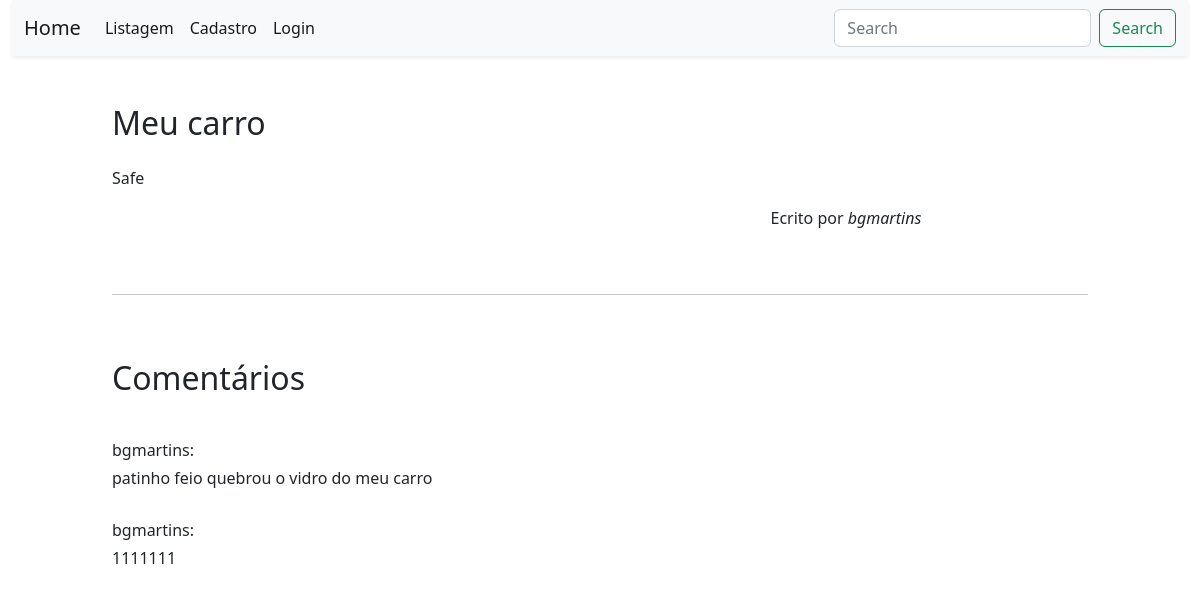
Screenshot of /posts/5/ with the database file from the repository.
### blog/models.py (models this page shows, shortened)
class Post(models.Model):
    autor = models.ForeignKey(settings.AUTH_USER_MODEL, on_delete=models.CASCADE)
    titulo = models.CharField(max_length=200)
    text = models.TextField()
    data_criacao = models.DateTimeField(default=timezone.now)
    data_pub = models.DateTimeField(blank=True, null=True)

class Comment(models.Model):
    user = models.ForeignKey(
        settings.AUTH_USER_MODEL,
        on_delete=models.CASCADE
    )
    post = models.ForeignKey(
        Post,
        on_delete=models.CASCADE,
        related_name='comments'
    )
    date = models.DateTimeField(
        default=timezone.now
    )
    comment = models.TextField(
        max_length=200
    )

### blog/views.py (the view)
# urls.py: path('posts/<int:pk>/', Meu_detalhe.as_view(), name='detalhe'),
class Meu_detalhe(generic.DetailView):
    template_name = "blog/detalhe.html"
    context_object_name = 'post'
    queryset = Post.objects.all()
    def get_context_data(self, **kwargs):
        context = super().get_context_data(**kwargs)
        context.update({
            'form' : CommentForm()
        })
        return context
    def post(self, request, *args, **kwargs):
        form = CommentForm(request.POST)
        post = get_object_or_404(Post, pk=kwargs['pk'])
        if form.is_valid():
            obj = form.save(commit=False)
            obj.user = request.user
            obj.post = post
            obj.save()
            return HttpResponseRedirect(reverse('detalhe',  kwargs={'pk' : post.pk}))

### blog/forms.py
class CommentForm(ModelForm):
    class Meta:
        model = Comment
        fields = ['comment']
        labels = {
            'comment' : 'Comente aqui',
        }
        widgets = {
            'comment' :  TextInput(attrs={
                'class':'form-control',
                'placeholder': 'Digite seu comentário',
                }),
        }

### blog/templates/blog/detalhe.html (shortened to what this page needs)
{% extends 'blog/base.html' %}
{% load static %}
{% block head %}
    <link rel="stylesheet" href="{% static 'css/detalhe.css' %}"/>
{% endblock %}
{% block conteudo %}
<div class="row justify-content-center">
    <div class="col-10">
        <div class="row">
            <div class="col-12 mb-3">
                <h2>
                    {{post.titulo}}
                </h2>
            </div>
            <div class="col-10 mb-3">
                {{post.text}}
            </div>
            <div class="col-10 mb-3 autor">
                Ecrito por <em>{{post.autor}}</em>
            </div>
        </div>
        <hr data-content="AND" class="hr-text mt-5">
        <div class="row">
            <div class="col mb-2 mt-5">
                <h2>
                    Comentários
                </h2>
            </div>
            {% for comment in post.comments.all %}
                <div class="col-12 mt-4 mb-1">
                    {{comment.user}}:
                </div>
                <div class="col-12 mb-1">
                    {{comment.comment}}
                </div>
            {% endfor %}
        </div>
    </div>
</div>
{% endblock %}

### blog/static/css/detalhe.css (style rules this page uses)
.autor { text-align: right; }

### rows the page displays
Post: titulo "Meu carro", text "Safe", autor "bgmartins"
Comment: user "bgmartins", comment "patinho feio quebrou o vidro do meu carro"
Comment: user "bgmartins", comment "1111111"
